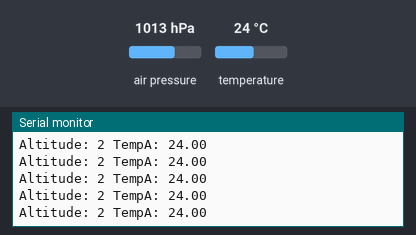
Recording of a sketch running on a simulated Arduino Uno, built with avr-gcc and run on an emulated ATmega328P. On the bench: the last lines printed to the serial monitor. The test bench sets the inputs (shaded band); at power-on: air pressure 1013 hPa, temperature 24 °C.

Above: at 1.2 s.
1.3 s: air pressure set to 952 hPa
At 1.32 s:
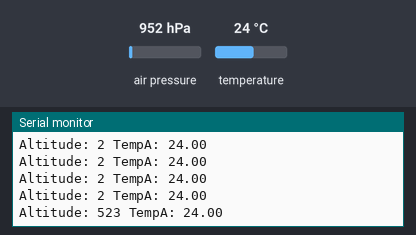
4.3 s: temperature set to 12 °C
At 4.3 s:
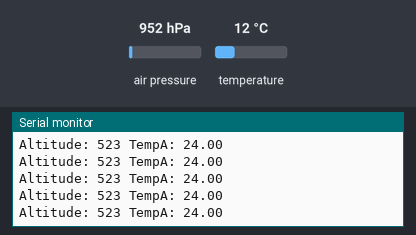
5.8 s: air pressure set to 1025 hPa
At 5.82 s:
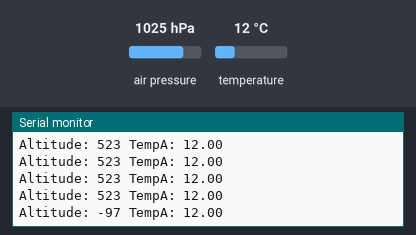
8.8 s: air pressure set to 1048 hPa
At 8.81 s:
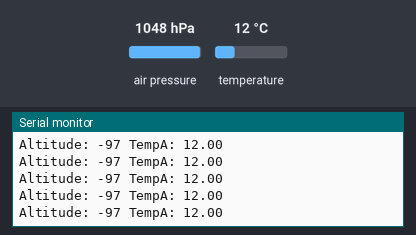
Timing chart, 0 to 11.8 s (numbered marks = the images above; inputs shaded):
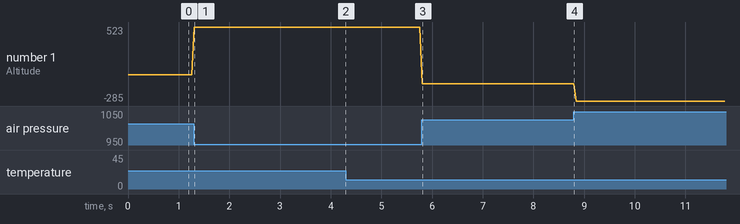

Measured:
- after the input at 1.3 s, the serial monitor: prints a new line at once (image 1)
- after the input at 5.8 s, the serial monitor: prints a new line at once (image 3)
- plotted number 1: 2 → 523 after the input at 1.3 s, 523 → -97 after the input at 5.8 s, -97 → -285 after the input at 8.8 s

The sketch:

bmp280.ino
```cpp
#include <Wire.h>
#include "SparkFunBME280.h"


BME280 mySensorA;

void setup() {
  Serial.begin(9600);
  Wire.begin();

  mySensorA.setI2CAddress(0x76);
  if(mySensorA.beginI2C() == false) Serial.println("Sensor A connect failed");
}

void loop() {
  Serial.print("Altitude: ");
  Serial.print(mySensorA.readFloatAltitudeMeters(), 0);

  Serial.print(" TempA: ");
  Serial.print(mySensorA.readTempC(), 2);

  Serial.println();

  delay(50);
}
```
